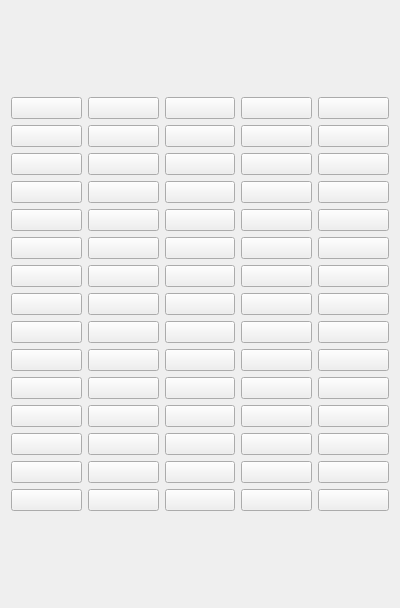
         <widget class="QWidget" name="scrollAreaWidgetContents">
          <property name="geometry">
           <rect>
            <x>0</x>
            <y>0</y>
            <width>400</width>
            <height>608</height>
           </rect>
          </property>
          <layout class="QGridLayout" name="gridLayout_4">
           <item row="0" column="0">
            <layout class="QGridLayout" name="gridLayout_8">
             <item row="10" column="1">
              <widget class="QPushButton" name="draw_button_52">
               <property name="text">
                <string/>
               </property>
              </widget>
             </item>
             <item row="13" column="2">
              <widget class="QPushButton" name="draw_button_68">
               <property name="text">
                <string/>
               </property>
              </widget>
             </item>
             <item row="13" column="0">
              <widget class="QPushButton" name="draw_button_66">
               <property name="text">
                <string/>
               </property>
              </widget>
             </item>
             <item row="4" column="1">
              <widget class="QPushButton" name="draw_button_22">
               <property name="text">
                <string/>
               </property>
              </widget>
             </item>
             <item row="8" column="0">
              <widget class="QPushButton" name="draw_button_41">
               <property name="text">
                <string/>
               </property>
              </widget>
             </item>
             <item row="2" column="0">
              <widget class="QPushButton" name="draw_button_11">
               <property name="text">
                <string/>
               </property>
              </widget>
             </item>
             <item row="4" column="2">
              <widget class="QPushButton" name="draw_button_23">
               <property name="text">
                <string/>
               </property>
              </widget>
             </item>
             <item row="12" column="4">
              <widget class="QPushButton" name="draw_button_65">
               <property name="text">
                <string/>
               </property>
              </widget>
             </item>
             <item row="10" column="3">
              <widget class="QPushButton" name="draw_button_54">
               <property name="text">
                <string/>
               </property>
              </widget>
             </item>
             <item row="11" column="2">
              <widget class="QPushButton" name="draw_button_58">
               <property name="text">
                <string/>
               </property>
              </widget>
             </item>
             <item row="9" column="1">
              <widget class="QPushButton" name="draw_button_47">
               <property name="text">
                <string/>
               </property>
              </widget>
             </item>
             <item row="3" column="3">
              <widget class="QPushButton" name="draw_button_19">
               <property name="text">
                <string/>
               </property>
              </widget>
             </item>
             <item row="1" column="4">
              <widget class="QPushButton" name="draw_button_10">
               <property name="text">
                <string/>
               </property>
              </widget>
             </item>
             <item row="13" column="4">
              <widget class="QPushButton" name="draw_button_70">
               <property name="text">
                <string/>
               </property>
              </widget>
             </item>
             <item row="8" column="3">
              <widget class="QPushButton" name="draw_button_44">
               <property name="text">
                <string/>
               </property>
              </widget>
             </item>
             <item row="10" column="0">
              <widget class="QPushButton" name="draw_button_51">
               <property name="text">
                <string/>
               </property>
              </widget>
             </item>
             <item row="2" column="3">
              <widget class="QPushButton" name="draw_button_14">
               <property name="text">
                <string/>
               </property>
              </widget>
             </item>
             <item row="5" column="0">
              <widget class="QPushButton" name="draw_button_26">
               <property name="text">
                <string/>
               </property>
              </widget>
             </item>
             <item row="11" column="4">
              <widget class="QPushButton" name="draw_button_60">
               <property name="text">
                <string/>
               </property>
              </widget>
             </item>
             <item row="0" column="0">
              <widget class="QPushButton" name="draw_button_1">
               <property name="text">
                <string/>
               </property>
              </widget>
             </item>
             <item row="8" column="1">
              <widget class="QPushButton" name="draw_button_42">
               <property name="text">
                <string/>
               </property>
              </widget>
             </item>
             <item row="10" column="4">
              <widget class="QPushButton" name="draw_button_55">
               <property name="text">
                <string/>
               </property>
              </widget>
             </item>
             <item row="9" column="4">
              <widget class="QPushButton" name="draw_button_50">
               <property name="text">
                <string/>
               </property>
              </widget>
             </item>
             <item row="2" column="4">
              <widget class="QPushButton" name="draw_button_15">
               <property name="text">
                <string/>
               </property>
              </widget>
             </item>
             <item row="13" column="1">
              <widget class="QPushButton" name="draw_button_67">
               <property name="text">
                <string/>
               </property>
              </widget>
             </item>
             <item row="0" column="4">
              <widget class="QPushButton" name="draw_button_5">
               <property name="text">
                <string/>
               </property>
              </widget>
             </item>
             <item row="6" column="3">
              <widget class="QPushButton" name="draw_button_34">
               <property name="text">
                <string/>
               </property>
              </widget>
             </item>
             <item row="5" column="1">
              <widget class="QPushButton" name="draw_button_27">
               <property name="text">
                <string/>
               </property>
              </widget>
             </item>
             <item row="7" column="1">
              <widget class="QPushButton" name="draw_button_37">
               <property name="text">
                <string/>
               </property>
              </widget>
             </item>
             <item row="4" column="3">
              <widget class="QPushButton" name="draw_button_24">
               <property name="text">
                <string/>
               </property>
              </widget>
             </item>
             <item row="11" column="0">
              <widget class="QPushButton" name="draw_button_56">
               <property name="text">
                <string/>
               </property>
              </widget>
             </item>
             <item row="7" column="2">
              <widget class="QPushButton" name="draw_button_38">
               <property name="text">
                <string/>
               </property>
              </widget>
             </item>
             <item row="2" column="1">
              <widget class="QPushButton" name="draw_button_12">
               <property name="text">
                <string/>
               </property>
              </widget>
             </item>
             <item row="1" column="3">
              <widget class="QPushButton" name="draw_button_9">
               <property name="text">
                <string/>
               </property>
              </widget>
             </item>
             <item row="3" column="2">
              <widget class="QPushButton" name="draw_button_18">
               <property name="text">
                <string/>
               </property>
              </widget>
             </item>
             <item row="2" column="2">
              <widget class="QPushButton" name="draw_button_13">
               <property name="text">
                <string/>
               </property>
              </widget>
             </item>
             <item row="11" column="3">
              <widget class="QPushButton" name="draw_button_59">
               <property name="text">
                <string/>
               </property>
              </widget>
             </item>
             <item row="5" column="4">
              <widget class="QPushButton" name="draw_button_30">
               <property name="text">
                <string/>
               </property>
              </widget>
             </item>
             <item row="0" column="3">
              <widget class="QPushButton" name="draw_button_4">
               <property name="text">
                <string/>
               </property>
              </widget>
             </item>
             <item row="4" column="4">
              <widget class="QPushButton" name="draw_button_25">
               <property name="text">
                <string/>
               </property>
              </widget>
             </item>
             <item row="1" column="0">
              <widget class="QPushButton" name="draw_button_6">
               <property name="text">
                <string/>
               </property>
              </widget>
             </item>
             <item row="12" column="0">
              <widget class="QPushButton" name="draw_button_61">
               <property name="text">
                <string/>
               </property>
              </widget>
             </item>
             <item row="4" column="0">
              <widget class="QPushButton" name="draw_button_21">
               <property name="text">
                <string/>
               </property>
              </widget>
             </item>
             <item row="9" column="2">
              <widget class="QPushButton" name="draw_button_48">
               <property name="text">
                <string/>
               </property>
              </widget>
             </item>
             <item row="6" column="4">
              <widget class="QPushButton" name="draw_button_35">
               <property name="text">
                <string/>
               </property>
              </widget>
             </item>
             <item row="0" column="2">
              <widget class="QPushButton" name="draw_button_3">
               <property name="text">
                <string/>
               </property>
              </widget>
             </item>
             <item row="10" column="2">
              <widget class="QPushButton" name="draw_button_53">
               <property name="text">
                <string/>
               </property>
              </widget>
             </item>
             <item row="3" column="0">
              <widget class="QPushButton" name="draw_button_16">
               <property name="text">
                <string/>
               </property>
              </widget>
             </item>
             <item row="5" column="2">
              <widget class="QPushButton" name="draw_button_28">
               <property name="text">
                <string/>
               </property>
              </widget>
             </item>
             <item row="5" column="3">
              <widget class="QPushButton" name="draw_button_29">
               <property name="text">
                <string/>
               </property>
              </widget>
             </item>
             <item row="7" column="0">
              <widget class="QPushButton" name="draw_button_36">
               <property name="text">
                <string/>
               </property>
              </widget>
             </item>
             <item row="1" column="2">
              <widget class="QPushButton" name="draw_button_8">
               <property name="text">
                <string/>
               </property>
              </widget>
             </item>
             <item row="8" column="2">
              <widget class="QPushButton" name="draw_button_43">
               <property name="text">
                <string/>
               </property>
              </widget>
             </item>
             <item row="3" column="4">
              <widget class="QPushButton" name="draw_button_20">
               <property name="text">
                <string/>
               </property>
              </widget>
             </item>
             <item row="7" column="4">
              <widget class="QPushButton" name="draw_button_40">
               <property name="text">
                <string/>
               </property>
              </widget>
             </item>
             <item row="12" column="3">
              <widget class="QPushButton" name="draw_button_64">
               <property name="text">
                <string/>
               </property>
              </widget>
             </item>
             <item row="1" column="1">
              <widget class="QPushButton" name="draw_button_7">
               <property name="text">
                <string/>
               </property>
              </widget>
             </item>
             <item row="8" column="4">
              <widget class="QPushButton" name="draw_button_45">
               <property name="text">
                <string/>
               </property>
              </widget>
             </item>
             <item row="9" column="3">
              <widget class="QPushButton" name="draw_button_49">
               <property name="text">
                <string/>
               </property>
              </widget>
             </item>
             <item row="6" column="0">
              <widget class="QPushButton" name="draw_button_31">
               <property name="text">
                <string/>
               </property>
              </widget>
             </item>
             <item row="7" column="3">
              <widget class="QPushButton" name="draw_button_39">
               <property name="text">
                <string/>
               </property>
              </widget>
             </item>
             <item row="11" column="1">
              <widget class="QPushButton" name="draw_button_57">
               <property name="text">
                <string/>
               </property>
              </widget>
             </item>
             <item row="6" column="2">
              <widget class="QPushButton" name="draw_button_33">
               <property name="text">
                <string/>
               </property>
              </widget>
             </item>
             <item row="13" column="3">
              <widget class="QPushButton" name="draw_button_69">
               <property name="text">
                <string/>
               </property>
              </widget>
             </item>
             <item row="0" column="1">
              <widget class="QPushButton" name="draw_button_2">
               <property name="text">
                <string/>
               </property>
              </widget>
             </item>
             <item row="6" column="1">
              <widget class="QPushButton" name="draw_button_32">
               <property name="text">
                <string/>
               </property>
              </widget>
             </item>
             <item row="9" column="0">
              <widget class="QPushButton" name="draw_button_46">
               <property name="text">
                <string/>
               </property>
              </widget>
             </item>
             <item row="12" column="1">
              <widget class="QPushButton" name="draw_button_62">
               <property name="text">
                <string/>
               </property>
              </widget>
             </item>
             <item row="3" column="1">
              <widget class="QPushButton" name="draw_button_17">
               <property name="text">
                <string/>
               </property>
              </widget>
             </item>
             <item row="12" column="2">
              <widget class="QPushButton" name="draw_button_63">
               <property name="text">
                <string/>
               </property>
              </widget>
             </item>
             <item row="14" column="0">
              <widget class="QPushButton" name="draw_button_71">
               <property name="text">
                <string/>
               </property>
              </widget>
             </item>
             <item row="14" column="1">
              <widget class="QPushButton" name="draw_button_72">
               <property name="text">
                <string/>
               </property>
              </widget>
             </item>
             <item row="14" column="2">
              <widget class="QPushButton" name="draw_button_73">
               <property name="text">
                <string/>
               </property>
              </widget>
             </item>
             <item row="14" column="3">
              <widget class="QPushButton" name="draw_button_74">
               <property name="text">
                <string/>
               </property>
              </widget>
             </item>
             <item row="14" column="4">
              <widget class="QPushButton" name="draw_button_75">
               <property name="text">
                <string/>
               </property>
              </widget>
             </item>
            </layout>
           </item>
          </layout>
         </widget>
